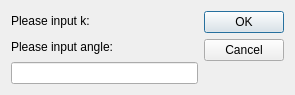
<?xml version="1.0" encoding="UTF-8"?>
<ui version="4.0">
 <class>GaussDialog</class>
 <widget class="QDialog" name="GaussDialog">
  <property name="geometry">
   <rect>
    <x>0</x>
    <y>0</y>
    <width>295</width>
    <height>95</height>
   </rect>
  </property>
  <property name="windowTitle">
   <string>Dialog</string>
  </property>
  <layout class="QHBoxLayout" name="horizontalLayout">
   <item>
    <layout class="QVBoxLayout" name="verticalLayout">
     <item>
      <widget class="QLabel" name="gauss_label">
       <property name="text">
        <string>Please input k:</string>
       </property>
      </widget>
     </item>
     <item>
      <widget class="QLabel" name="rotation_label">
       <property name="text">
        <string>Please input angle:</string>
       </property>
      </widget>
     </item>
     <item>
      <widget class="QLineEdit" name="gauss_Edit"/>
     </item>
    </layout>
   </item>
   <item>
    <widget class="QDialogButtonBox" name="buttonBox">
     <property name="orientation">
      <enum>Qt::Vertical</enum>
     </property>
     <property name="standardButtons">
      <set>QDialogButtonBox::Cancel|QDialogButtonBox::Ok</set>
     </property>
    </widget>
   </item>
  </layout>
 </widget>
 <resources/>
 <connections>
  <connection>
   <sender>buttonBox</sender>
   <signal>accepted()</signal>
   <receiver>GaussDialog</receiver>
   <slot>accept()</slot>
   <hints>
    <hint type="sourcelabel">
     <x>248</x>
     <y>254</y>
    </hint>
    <hint type="destinationlabel">
     <x>157</x>
     <y>274</y>
    </hint>
   </hints>
  </connection>
  <connection>
   <sender>buttonBox</sender>
   <signal>rejected()</signal>
   <receiver>GaussDialog</receiver>
   <slot>reject()</slot>
   <hints>
    <hint type="sourcelabel">
     <x>316</x>
     <y>260</y>
    </hint>
    <hint type="destinationlabel">
     <x>286</x>
     <y>274</y>
    </hint>
   </hints>
  </connection>
 </connections>
</ui>
